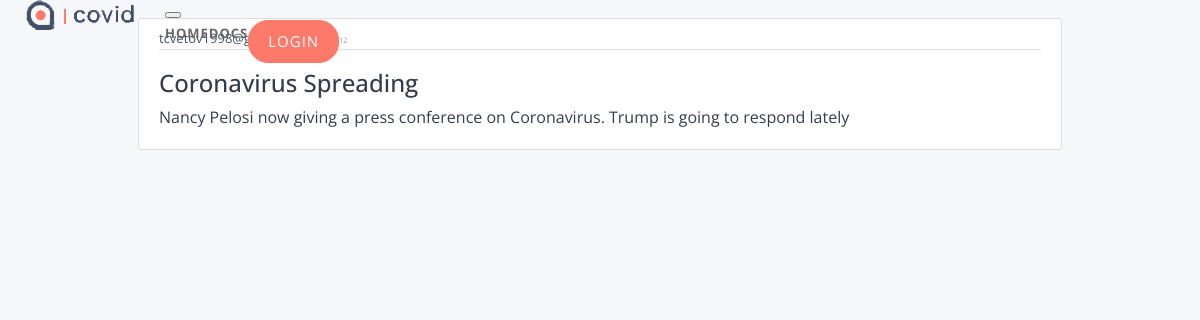
Before: /post/1 with the older database file.
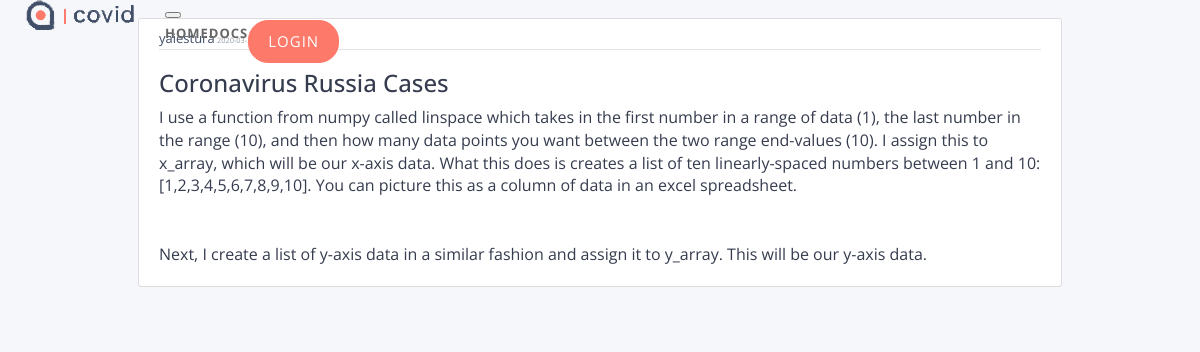
After: the same page with the newer database file.
### app/models.py (models this page shows, shortened)
class User(db.Model, UserMixin):
    __tablename__ = 'user'
    id = db.Column(db.Integer, primary_key=True)
    username = db.Column(db.String(20), unique=True, nullable=False)
    email = db.Column(db.String(120), unique=True, nullable=False)
    image_file = db.Column(db.String(20), nullable=False, default='static/images/social/profile.jpg')
    password = db.Column(db.String(60), nullable=True)
    member_since = db.Column(db.DateTime(), default=datetime.utcnow)
    posts = db.relationship('Post', backref='user', lazy=True)
    profile = db.relationship('UserProfile', backref='user', lazy=True)

class Post(db.Model):
    __tablename__ = 'post'
    id = db.Column(db.Integer, primary_key=True)
    title = db.Column(db.String(100), nullable=False)
    date_posted = db.Column(db.DateTime, nullable=False, default=datetime.utcnow)
    content = db.Column(db.Text, nullable=False)
    user_id = db.Column(db.Integer, db.ForeignKey('user.id'), nullable=False)

### app/views/posts/routes.py (the view)
@posts.route("/post/<int:post_id>")
def post(post_id):
    post = Post.query.get_or_404(post_id)
    return render_template('posts/post.html', title=post.title, post=post)

### app/templates/posts/post.html (shortened to what this page needs)
{% extends "posts/layout.html" %}
{% block content %}
  <article class="media content-section">
    <div class="media-body">
      <div class="article-metadata">
        <div class="row">
          <div class="col-lg-9">
            <a class="mr-2" href="{{ url_for('posts.user_posts', username=post.user.username) }}">{{ post.user.username }}</a>
            <small class="text-muted">{{ post.date_posted.strftime('%Y-%m-%d') }}</small>
          </div>
          <div class="col-lg-3 row justify-content-end">
          </div>
        </div>
      </div>
      <h3 class="article-title">{{ post.title }}</h3>
      <p class="article-content">{{ post.content }}</p>
    </div>
  </article>
{% endblock content %}

### app/templates/posts/layout.html (shortened to what this page needs)
<!DOCTYPE html>
<html>
<head>
    <link rel="stylesheet" type="text/css" href="{{ url_for('static', filename='bower_components/bootstrap/css/bootstrap.min.css')}}">
    <link rel="stylesheet" type="text/css" href="{{ url_for('static', filename='icon/feather/css/feather.css')}}">
    <link rel="stylesheet" type="text/css" href="{{ url_for('static', filename='css/style.css')}}">
    <link rel="stylesheet" type="text/css" href="{{ url_for('static', filename='css/jquery.mCustomScrollbar.css')}}">
</head>
<body>
    <div id="pcoded" class="pcoded">
        <div class="pcoded-container navbar-wrapper">
            <nav class="navbar navbar-expand-lg navbar-light navbar-default navbar-fixed-top blog-navbar" role="navigation">
            <div class="container">
                    <a class="navbar-brand page-scroll" href="#main"><img src="{{ url_for('static', filename='pages/landing/logos/logo_covid.png')}}" alt="adminity Logo"></a>
                    <button class="navbar-toggler" type="button" data-toggle="collapse" data-target="#navbarSupportedContent" aria-controls="navbarSupportedContent" aria-expanded="false" aria-label="Toggle navigation">
                    </button>
                    <div class="collapse navbar-collapse" id="navbarSupportedContent">
                        <ul class="navbar-nav mr-auto">
                            {% if current_user.is_authenticated %}
                                <li class="nav-item">
                                    <a class="nav-link" href="{{ url_for('main.home')}}">Home</a>
                                </li>
                                <li class="nav-item">
                                    <a class="nav-link" href="{{ url_for('main.dashboard')}}">Dashboard</a>
                                </li>
                                <li class="nav-item">
                                    <a class="nav-link" href="{{ url_for('posts.all_posts') }}">All posts</a>
                                </li>
                                <li class="nav-item">
                                    <a class="nav-link" href="{{ url_for('posts.new_post') }}">New Post</a>
                                </li>
                                <li class="nav-item">
                                    <a class="nav-link" href="{{ url_for('main.docs')}}">Docs</a>
                                </li>
                            {% else %}
                                <li class="nav-item">
                                    <a class="nav-link" href="{{ url_for('main.home')}}">Home</a>
                                </li>
                                <li class="nav-item">
                                    <a class="nav-link" href="{{ url_for('main.docs')}}">Docs</a>
                                </li>
                            {% endif %}
                        </ul>
                        <ul>
                            {% if current_user.is_authenticated %}
                                <li>
                                <a href="{{ url_for('users.logout') }}" class="btn btn-round" type="button" style="background-color: #fd7a6b !important; border-color: #fd7a6b !important; color: #fff !important;">
                                    LOGOUT
                                </a>
                                </li>
                            {% else %}
                                <li>
                                <a href="{{url_for('users.login')}}" class="btn btn-round" type="button" style="background-color: #fd7a6b !important; border-color: #fd7a6b !important; color: #fff !important;">
                                    LOGIN
                                </a>
                                </li>
                            {% endif %}
                            </ul>
                    </div>
                </div>
            </nav>
            <div class="pcoded-main-container">
                <div class="posts-wrapper">
                    <div class="row">
                        <div class="col-sm-12 col-xl-12">
                            <div class="main-body">
                                <div class="page-wrapper">
                                    <div class="page-body">
                                        {% block content %}
                                        {% endblock %}
                                    </div>
                                </div>
                            </div>
                        </div>
                    </div>
                </div>
            </div>
        </div>
    </div>
</html>

Changed rows visible on the page:
changed User: user.username "tcvetov1998@gmail.com" → "yaiestura"
changed Post: date_posted (not shown) → "2020-03-21"; title "Coronavirus Spreading" → "Coronavirus Russia Cases"; content "Nancy Pelosi now giving a press conference on Coronavirus. Trump is going to respond lately" → "I use a function from numpy called linspace which takes in the first number in a range of data (1), the last number in the range (10), and then how many data points you want between the two range end-values (10). I assign this to x_array, which will be our x-axis data. What this does is creates a list of ten linearly-spaced numbers between 1 and 10: [1,2,3,4,5,6,7,8,9,10]. You can picture this as a column of data in an excel spreadsheet. Next, I create a list of y-axis data in a similar fashion and assign it to y_array. This will be our y-axis data."
